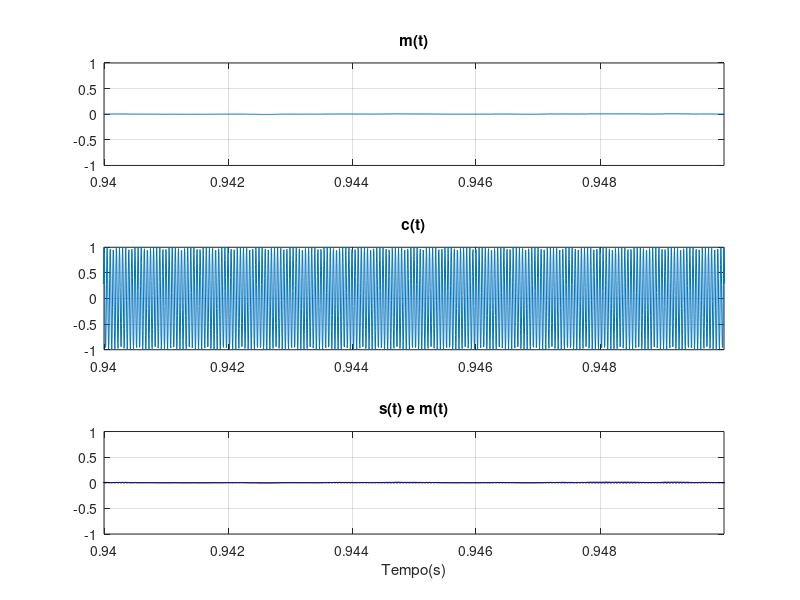
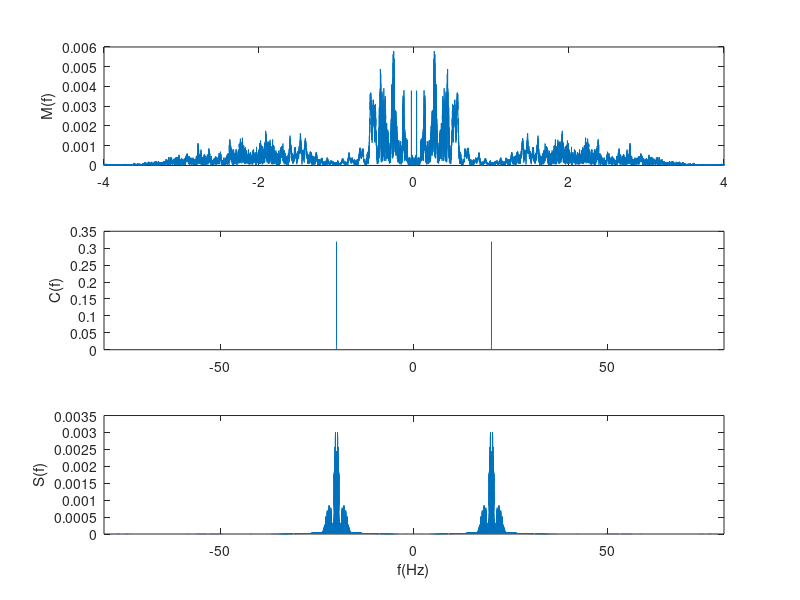
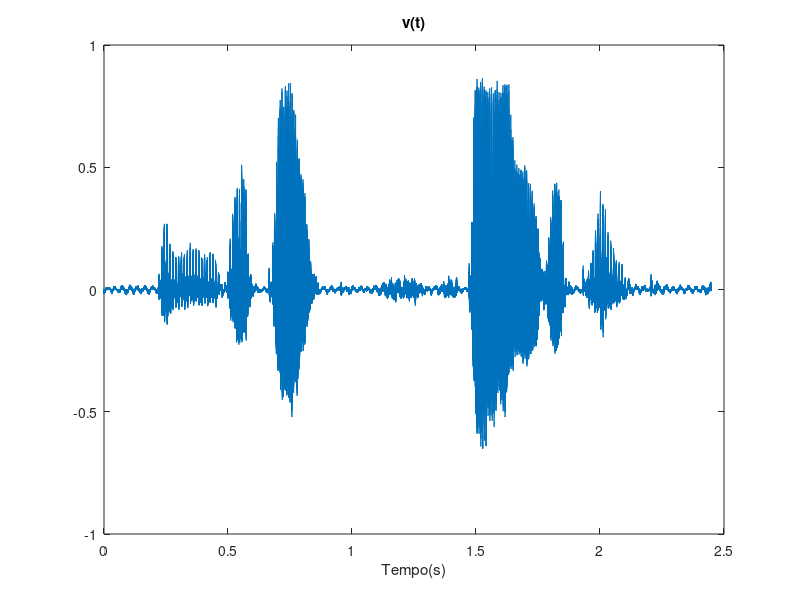
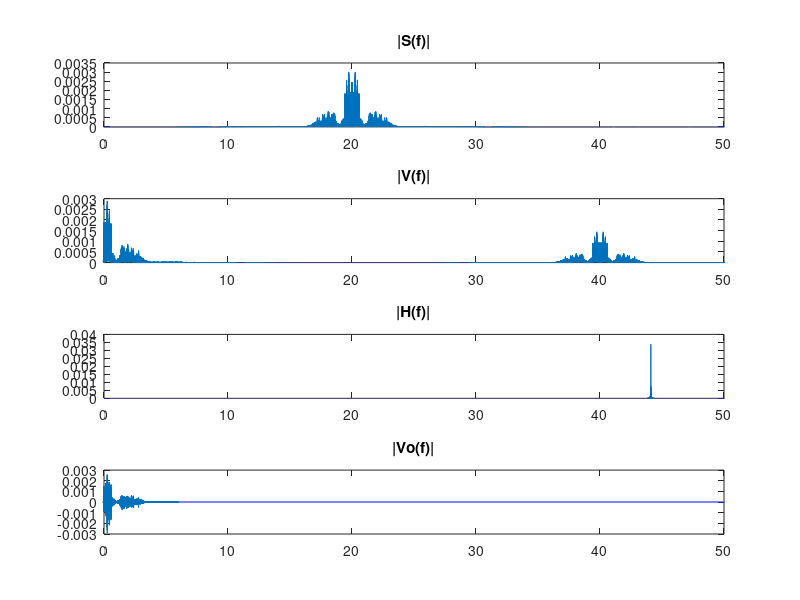

These figures' MATLAB source, in order:
% Ricardo dos Santos - 1380320
close all 
clear all 
clc 
load sound.mat
%sound(m,fs)
N = length(m);
T = 1 / fs;
t =(0:N-1)*T;
fc = 20*(10^3);
c = cos(2*pi*fc.*t);
s = m.*c; 
%% 1 - a)
figure(1)
%i)
subplot(3,1,1)
plot(t,m)
grid on
title("m(t)");
xlim([0.94 0.95]);
%ii)
subplot(3,1,2)
plot(t,c)
grid on
title("c(t)");
xlim([0.94 0.95]);
%iii)
subplot(3,1,3)
plot(t,s,'b')
hold on 
plot(t,m,'k')
grid on
title("s(t) e m(t)"); 
xlabel("Tempo(s)")
xlim([0.94 0.95]);

%% 1 - b)
M = abs(fftshift(fft(m)))/N;
C = abs(fftshift(fft(c)))/N;
S = abs(fftshift(fft(s)))/N;
%T=0.05;
%fs=1/T;
f = (-fs/2:fs/N:(fs/2-fs/N))./1000;
figure(2)
%i)|M(f)|
subplot(3,1,1)
plot(f,M)
xlim([-4 4])
%title('Sinal |M(f)|')
ylabel('M(f)')
%ii) |C(f)|
subplot(3,1,2)
plot(f,C)
ylabel('C(f)')
xlim([-80 80])
%iii) |S(f)|
subplot(3,1,3) 
plot(f,S)
xlim([-80 80])
ylabel('S(f)')
xlabel('f(Hz)')

%% 2 - a)
fc = 20* (10^3);
c = cos(2*pi*fc*t);
vt = s.*c;
figure(3) 
plot(t,vt)
title('v(t)')
xlabel('Tempo(s)')

%% 2 - b)
fcorte = 6000/(fs/2);
h = fir1(2000,fcorte);
[H, fh] = freqz(h,1,N/2+1,fs/1000) ;
H = abs(H);
vo = filter(h,1,vt);

%% 2 - c)
figure(4) 
%i)
subplot(4,1,1)
S = abs(fftshift(fft(s)))/N;
plot(f,S)
title('|S(f)|')
xlim([0 50])
%ii)
subplot(4,1,2)
Vf = abs(fftshift(fft(vt)))/N;
plot(f,Vf)
title('|V(f)|')
xlim([0 50])
%iii)
subplot(4,1,3)
Hf = abs(fftshift(fft(H)))/N;
plot(fh,Hf)
title('|H(f)|')
xlim([0 50])
%iv)
subplot(4,1,4)
V0f = fftshift(fft(vo))/N;
plot(f,V0f)
title('|Vo(f)|')
xlim([0 50])
%% 2 - d)
%É possível ver a aplitude nos gráficos com o apoio da ferramenta "Data Cursor"
%|M(f) no eixo Y é igual a 0.00579
%|Vo(f)| no eixo Y é igual a 0.002602
%Ou seja, aproximandamente metade da amplitude

%% 2 - e) É possível perceber a diferença de amplitude ao tocar os dois áudios ao mesmo tempo. 
sound(m,fs) 
sound(vo,fs)
%% 3 - a)
v = s.*cos(2*pi*fc*t + pi/3);
figure(5)
subplot(2,1,1)
plot(t,v)
title('Com phi = pi/3')
%% 3 - b)
v = s.*cos(2*pi*fc*t + pi/2);
figure(6)
subplot(2,1,2)
plot(t,v)
title('Com phi = pi/2')
xlabel('Tempo(s)')

%%  4 - 
fc = 20100;
v = s.*cos(2*pi*fc*t);
figure(7)
subplot(4,1,1)
plot(t,v)
title('fc = 20.1kHz')
fc = 21000;
v = s.*cos(2*pi*fc*t);
subplot(4,1,2)
plot(t,v)
title('fc = 21kHz')
fc = 22000;
v = s.*cos(2*pi*fc*t);
subplot(4,1,3)
plot(t,v)
title('fc = 22kHz')
fc = 25000;
v = s.*cos(2*pi*fc*t);
subplot(4,1,4)
plot(t,v)
title('fc = 25kHz')
